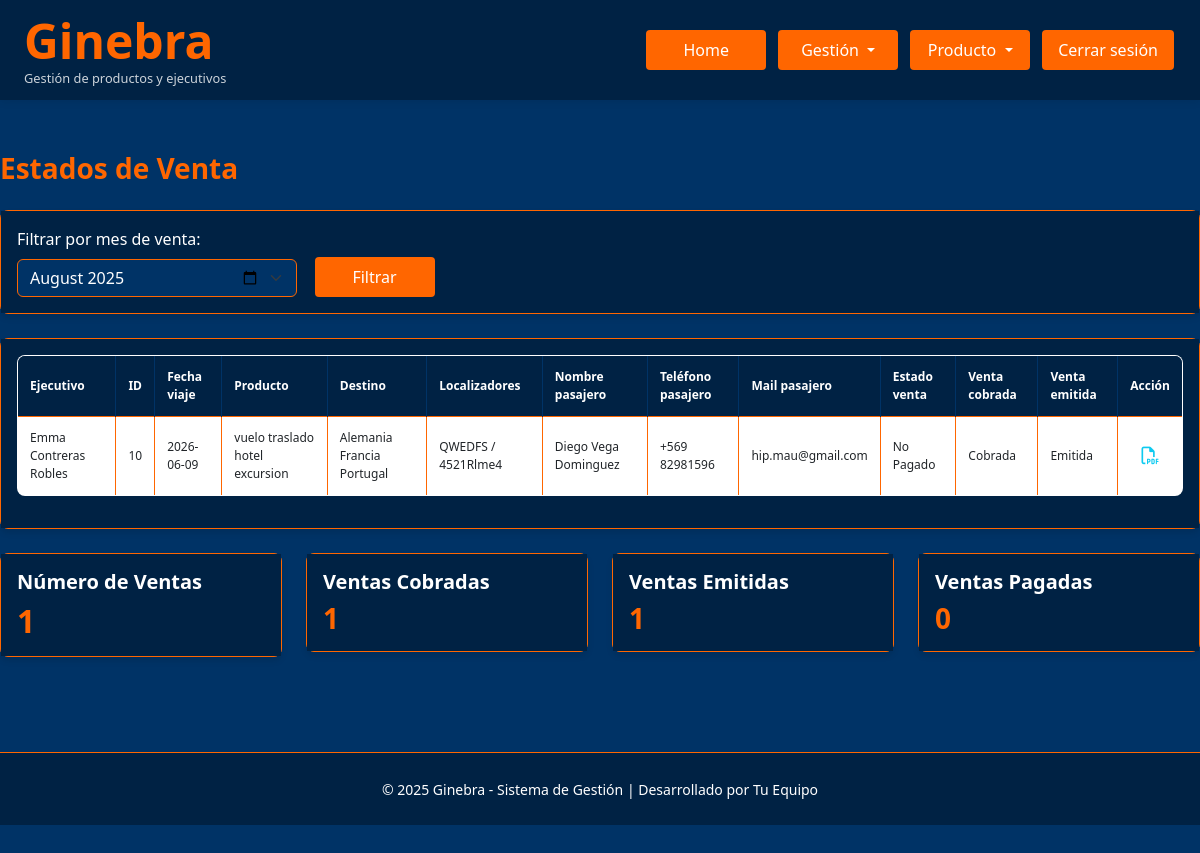
Page /estados_de_venta (signed in) on the committed database.
### Ginebra.py (models this page shows)
class Reserva(db.Model):
    id = db.Column(db.Integer, primary_key=True)
    usuario_id = db.Column(db.Integer, db.ForeignKey('usuario.id'), nullable=False)
    fecha_viaje = db.Column(db.Date, nullable=True, index=True)
    fecha_fin_viaje = db.Column(db.Date, nullable=True, index=True)
    fecha_venta = db.Column(db.Date, nullable=True, index=True)
    producto = db.Column(db.String(100), index=True)
    modalidad_pago = db.Column(db.String(100), index=True)
    nombre_pasajero = db.Column(db.String(100), index=True)
    telefono_pasajero = db.Column(db.String(100), index=True)
    mail_pasajero = db.Column(db.String(100), index=True)
    precio_venta_total = db.Column(db.Numeric(12,2), default=Decimal('0.00'), index=True)
    precio_venta_neto = db.Column(db.Numeric(12,2), default=Decimal('0.00'), index=True)
    hotel_neto = db.Column(db.Numeric(12,2), default=Decimal('0.00'), index=True)
    vuelo_neto = db.Column(db.Numeric(12,2), default=Decimal('0.00'), index=True)
    traslado_neto = db.Column(db.Numeric(12,2), default=Decimal('0.00'), index=True)
    seguro_neto = db.Column(db.Numeric(12,2), default=Decimal('0.00'), index=True)
    circuito_neto = db.Column(db.Numeric(12,2), default=Decimal('0.00'), index=True)
    crucero_neto = db.Column(db.Numeric(12,2), default=Decimal('0.00'), index=True)
    excursion_neto = db.Column(db.Numeric(12,2), default=Decimal('0.00'), index=True)
    paquete_neto = db.Column(db.Numeric(12,2), default=Decimal('0.00'), index=True)
    ganancia_total =  db.Column(db.Numeric(12,2), default=Decimal('0.00'), index=True)
    comision_ejecutivo = db.Column(db.Numeric(12,2), default=Decimal('0.00'), index=True)
    comision_agencia = db.Column(db.Numeric(12,2), default=Decimal('0.00'), index=True)
    bonos = db.Column(db.Numeric(12,2), default=Decimal('0.00'), index=True)
    localizadores = db.Column(db.Text, nullable=True)
    nombre_ejecutivo = db.Column(db.String(100), index=True)
    correo_ejecutivo = db.Column(db.String(100), index=True)
    destino = db.Column(db.String(100))
    comentarios = db.Column(db.Text, nullable=True)
    comprobante_venta = db.Column(db.String(200))
    comprobante_pdf = db.Column(db.LargeBinary)
    estado_pago = db.Column(db.Enum(*ESTADO_PAGO_OPTIONS, name='estado_pago_reserva'), default='No Pagado')
    venta_cobrada = db.Column(db.Enum(*VENTA_COBRADA_OPTIONS, name='venta_cobrada_options'), default='No Cobrada')
    venta_emitida = db.Column(db.Enum(*VENTA_EMITIDA_OPTIONS, name='venta_emitida_options'), default='No Emitida')
    opinion = db.Column(db.Enum(*OPINION_OPTIONS, name='estado_opinion_viaje'), default='no')
    postventa = db.Column(db.Enum(*POSTVENTA_OPTIONS, name='estado_postventa_viaje'), default='no')
    estado_postventa = db.Column(db.Enum(*ESTADO_POSTVENTA_OPTIONS, name='estado_postventa_viaje'), default='not ok')
    experiencia = db.Column(db.Text, nullable=True)
    seguimiento = db.Column(db.Text, nullable=True)
    usuario = db.relationship('Usuario', backref=db.backref('reservas', lazy=True))
    empresa_id = db.Column(db.Integer, db.ForeignKey('empresa.id'), nullable=True)
    empresa = db.relationship('Empresa', backref=db.backref('reservas', lazy=True))

### Ginebra.py (the view)
@app.route('/estados_de_venta')
@login_required
@rol_required('admin', 'master', 'controling')
@empresa_tiene_gestion_required
def estados_de_venta():
    selected_mes_str = request.args.get('mes', '')
    selected_empresa_id = request.args.get('empresa_id', '')
    if not selected_mes_str:
        today = datetime.now()
        selected_mes_str = today.strftime('%Y-%m')
    try:
        year, month = map(int, selected_mes_str.split('-'))
    except Exception:
        today = datetime.now()
        year, month = today.year, today.month
        selected_mes_str = today.strftime('%Y-%m')
    reservas_query = Reserva.query.join(Usuario)
    reservas_query = reservas_query.filter(
        db.extract('year', Reserva.fecha_venta) == year,
        db.extract('month', Reserva.fecha_venta) == month
    )
    if selected_empresa_id and current_user.rol in ['master', 'admin']:
        reservas_query = reservas_query.filter(Usuario.empresa_id == int(selected_empresa_id))
    elif current_user.rol == 'controling':
        reservas_query = reservas_query.filter(Usuario.empresa_id == current_user.empresa_id)
    reservas_query = reservas_query.filter(Usuario.rol.in_(['ejecutivo', 'analista', 'controling']))
    reservas = reservas_query.all()
    print(f"[DEBUG estados_de_venta] Total reservas filtradas: {len(reservas)}")
    for r in reservas:
        print(f"[DEBUG estados_de_venta] Reserva: id={r.id}, usuario_id={r.usuario_id}, nombre_ejecutivo={getattr(r, 'nombre_ejecutivo', None)}, username={(r.usuario.username if r.usuario else None)}, rol={(r.usuario.rol if r.usuario else None)}")
    estados_data = []
    num_ventas = 0
    num_ventas_cobradas = 0
    num_ventas_emitidas = 0
    num_ventas_pagadas = 0
    for reserva in reservas:
        estados_data.append({
            'ejecutivo': reserva.nombre_ejecutivo or (reserva.usuario.username if reserva.usuario else 'N/A'),
            'id': reserva.id,
            'fecha_viaje': reserva.fecha_viaje.strftime('%Y-%m-%d') if reserva.fecha_viaje else '',
            'producto': getattr(reserva, 'producto', ''),
            'destino': getattr(reserva, 'destino', ''),
            'localizadores': getattr(reserva, 'localizadores', ''),
            'nombre_pasajero': getattr(reserva, 'nombre_pasajero', ''),
            'telefono_pasajero': getattr(reserva, 'telefono_pasajero', ''),
            'mail_pasajero': getattr(reserva, 'mail_pasajero', ''),
            'estado_pago': getattr(reserva, 'estado_pago', ''),
            'venta_cobrada': getattr(reserva, 'venta_cobrada', ''),
            'venta_emitida': getattr(reserva, 'venta_emitida', ''),
        })
        num_ventas += 1
        if (getattr(reserva, 'venta_cobrada', '').strip().lower() == 'cobrada'):
            num_ventas_cobradas += 1
        if (getattr(reserva, 'venta_emitida', '').strip().lower() == 'emitida'):
            num_ventas_emitidas += 1
        if (getattr(reserva, 'estado_pago', '').strip().lower() == 'pagado'):
            num_ventas_pagadas += 1
    resumen = {
        'num_ventas': num_ventas,
        'num_ventas_cobradas': num_ventas_cobradas,
        'num_ventas_emitidas': num_ventas_emitidas,
        'num_ventas_pagadas': num_ventas_pagadas
    }
    empresas = Empresa.query.all()
    return render_template('estados_de_venta.html',
                         estados_data=estados_data,
                         resumen=resumen,
                         selected_mes_str=selected_mes_str,
                         empresas=empresas,
                         selected_empresa_id=selected_empresa_id)

### Ginebra.py (called while the page is built)
@login_manager.user_loader
def load_user(user_id):
    return Usuario.query.get(int(user_id))

@app.context_processor
def inject_global_functions():
    return dict(ruta_inicio_por_rol=ruta_inicio_por_rol)

def rol_required(*roles):
    def decorator(f):
        @wraps(f)
        def wrapped(*args, **kwargs):
            if current_user.rol not in roles:
                flash('Acceso denegado.', 'danger')
                return redirect(url_for('dashboard'))
            return f(*args, **kwargs)
        return wrapped
    return decorator

def empresa_tiene_gestion_required(f):
    @wraps(f)
    def decorated_function(*args, **kwargs):
        if current_user.rol not in ('admin', 'master'):
            empresa = current_user.empresa
            if not empresa or empresa.tiene_gestion != 'si':
                flash('Tu empresa no tiene gestión habilitada. No puedes acceder a reservas.', 'danger')
                return redirect(url_for('dashboard'))
        return f(*args, **kwargs)
    return decorated_function

def ruta_inicio_por_rol(usuario):
    if usuario.rol in ('master', 'admin'):
        return 'admin_panel'
    elif usuario.rol == 'controling':
        return 'controling_panel'
    elif usuario.rol == 'analista':
        return 'analista_panel'
    elif usuario.rol == 'ejecutivo':
        return 'ejecutivo_panel'
    else:
        return 'login'

### templates/estados_de_venta.html (shortened to what this page needs)
{% extends "base.html" %}
{% block extra_css %}
<link rel="stylesheet" href="{{ url_for('static', filename='liquidaciones.css') }}">
{% endblock %}
{% block content %}
<div class="container">
    <div class="d-flex justify-content-between align-items-center mb-4">
        <h3 class="mb-0">Estados de Venta</h3>
    </div>
    <div class="card mb-4">
        <div class="card-body">
            <form method="GET" class="row g-3 align-items-end">
                <div class="col-md-3">
                    <label for="mes" class="form-label">Filtrar por mes de venta:</label>
                    <input type="month" class="form-select" id="mes" name="mes" value="{{ selected_mes_str or '' }}">
                </div>
                <div class="col-md-2">
                    <button type="submit" class="btn btn-primary">Filtrar</button>
                </div>
            </form>
        </div>
    </div>
    <div class="card">
        <div class="card-body">
            {% if estados_data %}
            <div class="table-responsive">
                <table class="table table-bordered table-hover text-white align-middle" style="font-size: 0.75rem;">
                    <thead>
                        <tr>
                            <th>Ejecutivo</th>
                            <th>ID</th>
                            <th>Fecha viaje</th>
                            <th>Producto</th>
                            <th>Destino</th>
                            <th>Localizadores</th>
                            <th>Nombre pasajero</th>
                            <th>Teléfono pasajero</th>
                            <th>Mail pasajero</th>
                            <th>Estado venta</th>
                            <th>Venta cobrada</th>
                            <th>Venta emitida</th>
                            <th>Acción</th>
                        </tr>
                    </thead>
                    <tbody>
                        {% for reserva in estados_data %}
                        <tr>
                            <td>{{ reserva.ejecutivo }}</td>
                            <td>{{ reserva.id }}</td>
                            <td>{{ reserva.fecha_viaje }}</td>
                            <td>{{ reserva.producto }}</td>
                            <td>{{ reserva.destino }}</td>
                            <td>{{ reserva.localizadores }}</td>
                            <td>{{ reserva.nombre_pasajero }}</td>
                            <td>{{ reserva.telefono_pasajero }}</td>
                            <td>{{ reserva.mail_pasajero }}</td>
                            <td>{{ reserva.estado_pago }}</td>
                            <td>{{ reserva.venta_cobrada }}</td>
                            <td>{{ reserva.venta_emitida }}</td>
                            <td class="text-center">
                                <div class="d-inline-flex gap-2">
                                    <a href="{{ url_for('ver_pdf_db', reserva_id=reserva.id) }}" target="_blank" title="Ver PDF" class="icon-action text-info">
                                        <i class="fa-regular fa-file-pdf"></i>
                                    </a>
                                </div>
                            </td>
                        </tr>
                        {% endfor %}
                    </tbody>
                </table>
            </div>
            {% else %}
            <div class="alert alert-info">
                <h5>No hay datos disponibles</h5>
                <p>No se encontraron reservas para el mes seleccionado: <strong>{{ selected_mes_str }}</strong></p>
            </div>
            {% endif %}
        </div>
    </div>
    {% if resumen %}
    <div class="row mt-4">
        <div class="col-md-3">
            <div class="card bg-primary text-white">
                <div class="card-body">
                    <h5 class="card-title">Número de Ventas</h5>
                    <h2 class="card-text">{{ resumen.num_ventas }}</h2>
                </div>
            </div>
        </div>
        <div class="col-md-3">
            <div class="card bg-success text-white">
                <div class="card-body">
                    <h5 class="card-title">Ventas Cobradas</h5>
                    <h3 class="card-text">{{ resumen.num_ventas_cobradas }}</h3>
                </div>
            </div>
        </div>
        <div class="col-md-3">
            <div class="card bg-warning text-white">
                <div class="card-body">
                    <h5 class="card-title">Ventas Emitidas</h5>
                    <h3 class="card-text">{{ resumen.num_ventas_emitidas }}</h3>
                </div>
            </div>
        </div>
        <div class="col-md-3">
            <div class="card bg-info text-white">
                <div class="card-body">
                    <h5 class="card-title">Ventas Pagadas</h5>
                    <h3 class="card-text">{{ resumen.num_ventas_pagadas }}</h3>
                </div>
            </div>
        </div>
    </div>
    {% endif %}
</div>
{% endblock %}

### statics/base.css (style rules this page uses)
:root { --primary-bg-color: #003366; --secondary-bg-color: #002244; --accent-color: #ff6600; --text-color: #fff; --hover-color: #ffffff; --light-hover-color: #ffcc99; --success-color: #28a745; --warning-color: #ffc107; --danger-color: #dc3545; --info-color: #17a2b8; }
body { background-color: var(--primary-bg-color); color: var(--text-color); font-family: "Segoe UI", Tahoma, Geneva, Verdana, sans-serif; margin: 0; padding: 0; min-height: 100vh; }
a { color: var(--text-color); text-decoration: none; }
form { display: inline; }
.btn, .btn-custom, .dropdown-toggle, .btn-login { background-color: var(--accent-color) !important; color: var(--text-color) !important; border: none !important; padding: 8px 16px; border-radius: 4px; font-weight: 500; text-align: center; transition: background-color 0.3s ease; text-decoration: none; min-width: 120px; margin: 0 2px; }
.container { max-width: 1200px; margin: 0 auto; padding: 0 15px; }
h1, h2, h3, h4, h5, h6 { color: var(--accent-color); font-weight: 600; }
h2 { margin-bottom: 2rem; }
h3, h4 { margin-bottom: 1.5rem; }
.table { background-color: white; border: 1px solid var(--accent-color); color: #000; border-radius: 8px; overflow: hidden; }
.table thead { background-color: var(--secondary-bg-color); }
.table thead th { color: var(--text-color); border-color: var(--primary-bg-color); font-weight: 600; }
.table th, .table td { vertical-align: middle; border-color: #dee2e6; padding: 12px; }
.table td.text-center { white-space: nowrap; }
.form-control, .form-select { background-color: white; border: 1px solid #ced4da; color: #000; }
.form-label { color: var(--text-color); font-weight: 500; margin-bottom: 0.5rem; }
.card { background-color: white; border: 1px solid var(--accent-color); border-radius: 8px; box-shadow: 0 4px 6px rgba(0, 0, 0, 0.1); }
.card-title { color: var(--primary-bg-color); font-weight: 600; }
.bg-primary { background-color: var(--primary-bg-color) !important; }
.icon-action { background: none; border: none; padding: 0.2rem 0.4rem; font-size: 1.1rem; cursor: pointer; transition: color 0.2s; vertical-align: middle; }

### statics/liquidaciones.css (style rules this page uses)
body { background-color: #003366; color: #fff; font-family: "Segoe UI", Tahoma, Geneva, Verdana, sans-serif; margin: 0; padding: 0; min-height: 100vh; }
a { color: #fff; }
.container { margin-top: 0px !important; padding: 0px; }
h3 { color: #ff6600; font-weight: 600; }
h5 { color: #ffffff !important; font-weight: 600; }
.btn-primary { background-color: #ff6600 !important; border-color: #ff6600 !important; color: #fff !important; }
.table { color: #fff; }
.table-bordered { border-color: #ff6600; }
.table th { background-color: #002244; border-color: #ff6600; color: #fff; }
.table td { border-color: #ff6600; }
.bg-success { background-color: #28a745 !important; }
.bg-warning { background-color: #ffc107 !important; color: #212529 !important; }
.card { background-color: #002244; border: 1px solid #ff6600; color: #fff; }
.card-body { background-color: #002244; }
.form-label { color: #fff; font-weight: 500; }
.form-select { background-color: #003366; border: 1px solid #ff6600; color: #fff; }
.bg-primary { background-color: #007bff !important; }
.bg-info { background-color: #17a2b8 !important; }

### rows in the picture
Reserva: ejecutivo "Emma Contreras Robles", id "10", fecha_viaje "2026-06-09", producto "vuelo traslado hotel excursion", destino "Alemania Francia Portugal", localizadores "QWEDFS / 4521Rlme4", nombre_pasajero "Diego Vega Dominguez", telefono_pasajero "+569 82981596", mail_pasajero "hip.mau@gmail.com", estado_pago "No Pagado", venta_cobrada "Cobrada", venta_emitida "Emitida"

### other values in the picture
{{ resumen.num_ventas }} "1"
{{ resumen.num_ventas_cobradas }} "1"
{{ resumen.num_ventas_emitidas }} "1"
{{ resumen.num_ventas_pagadas }} "0"
